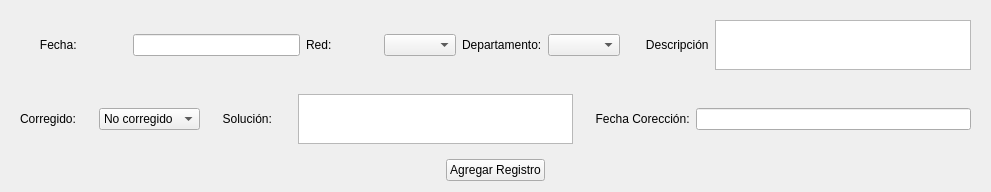
                      <widget class="QWidget" name="scrollAreaWidgetContents_13">
                       <property name="geometry">
                        <rect>
                         <x>0</x>
                         <y>0</y>
                         <width>991</width>
                         <height>183</height>
                        </rect>
                       </property>
                       <layout class="QVBoxLayout" name="verticalLayout_54">
                        <item>
                         <widget class="QWidget" name="widget_32" native="true">
                          <layout class="QHBoxLayout" name="horizontalLayout_43">
                           <item>
                            <widget class="QLabel" name="label_46">
                             <property name="text">
                              <string>      Fecha:               </string>
                             </property>
                            </widget>
                           </item>
                           <item>
                            <widget class="QLineEdit" name="PR_FECHA"/>
                           </item>
                           <item>
                            <widget class="QLabel" name="label_48">
                             <property name="text">
                              <string>Red:              </string>
                             </property>
                            </widget>
                           </item>
                           <item>
                            <widget class="QComboBox" name="PR_RED"/>
                           </item>
                           <item>
                            <widget class="QLabel" name="label_97">
                             <property name="text">
                              <string>Departamento:</string>
                             </property>
                            </widget>
                           </item>
                           <item>
                            <widget class="QComboBox" name="PR_DEP"/>
                           </item>
                           <item>
                            <widget class="QLabel" name="label_45">
                             <property name="text">
                              <string>      Descripción</string>
                             </property>
                            </widget>
                           </item>
                           <item>
                            <widget class="QTextEdit" name="PR_DESC">
                             <property name="maximumSize">
                              <size>
                               <width>16777215</width>
                               <height>50</height>
                              </size>
                             </property>
                            </widget>
                           </item>
                          </layout>
                         </widget>
                        </item>
                        <item>
                         <widget class="QWidget" name="widget_33" native="true">
                          <layout class="QHBoxLayout" name="horizontalLayout_44">
                           <item>
                            <widget class="QLabel" name="label_49">
                             <property name="text">
                              <string>Corregido:     </string>
                             </property>
                            </widget>
                           </item>
                           <item>
                            <widget class="QComboBox" name="PR_COR">
                             <item>
                              <property name="text">
                               <string>No corregido</string>
                              </property>
                             </item>
                             <item>
                              <property name="text">
                               <string>Corregido</string>
                              </property>
                             </item>
                            </widget>
                           </item>
                           <item>
                            <widget class="QLabel" name="label_47">
                             <property name="text">
                              <string>     Solución:      </string>
                             </property>
                            </widget>
                           </item>
                           <item>
                            <widget class="QTextEdit" name="PR_SOL">
                             <property name="maximumSize">
                              <size>
                               <width>16777215</width>
                               <height>50</height>
                              </size>
                             </property>
                            </widget>
                           </item>
                           <item>
                            <widget class="QLabel" name="label_50">
                             <property name="text">
                              <string>     Fecha Corección:</string>
                             </property>
                            </widget>
                           </item>
                           <item>
                            <widget class="QLineEdit" name="PR_FECHAC"/>
                           </item>
                          </layout>
                         </widget>
                        </item>
                        <item alignment="Qt::AlignHCenter">
                         <widget class="QPushButton" name="G_AgregarBtn">
                          <property name="text">
                           <string>Agregar Registro</string>
                          </property>
                         </widget>
                        </item>
                       </layout>
                      </widget>
